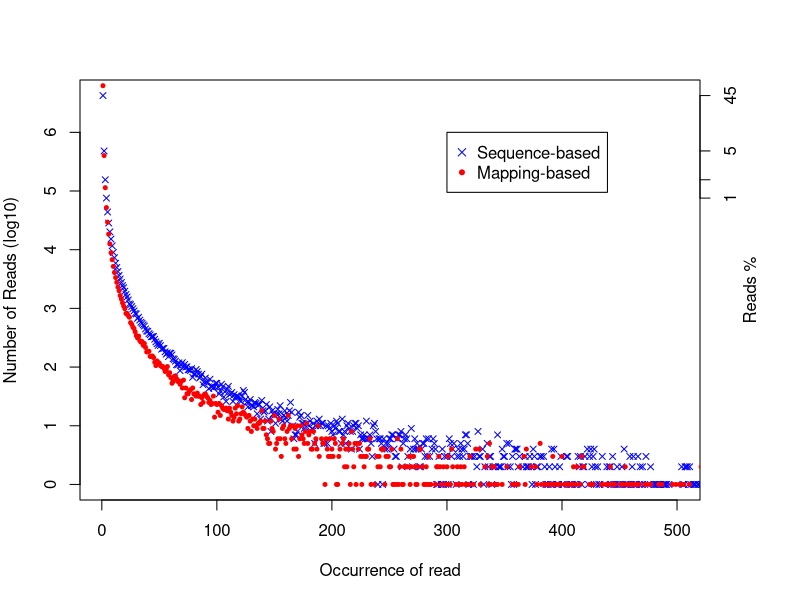

This figure's R source:
pdf('../out_GSE56087_nor/out_RSeQC/out.DupRate_plot.pdf')
par(mar=c(5,4,4,5),las=0)
seq_occ=c(1,2,3,4,5,6,7,8,9,10,11,12,13,14,15,16,17,18,19,20,21,22,23,24,25,26,27,28,29,30,31,32,33,34,35,36,37,38,39,40,41,42,43,44,45,46,47,48,49,50,51,52,53,54,55,56,57,58,59,60,61,62,63,64,65,66,67,68,69,70,71,72,73,74,75,76,77,78,79,80,81,82,83,84,85,86,87,88,89,90,91,92,93,94,95,96,97,98,99,100,101,102,103,104,105,106,107,108,109,110,111,112,113,114,115,116,117,118,119,120,121,122,123,124,125,126,127,128,129,130,131,132,133,134,135,136,137,138,139,140,141,142,143,144,145,146,147,148,149,150,151,152,153,154,155,156,157,158,159,160,161,162,163,164,165,166,167,168,169,170,171,172,173,174,175,176,177,178,179,180,181,182,183,184,185,186,187,188,189,191,192,193,194,195,196,197,198,199,200,201,202,203,204,205,206,207,209,210,211,212,213,214,215,216,217,218,219,220,221,222,223,224,225,226,227,228,229,230,231,232,233,234,237,239,240,241,242,243,244,245,246,247,249,250,251,252,253,254,256,257,258,259,260,261,262,263,264,265,266,267,268,269,270,271,272,273,274,275,276,277,279,280,281,282,283,284,285,286,290,291,292,293,294,295,297,299,300,301,302,303,304,305,308,309,311,312,313,315,316,317,318,319,320,323,325,328,329,333,335,336,337,338,339,341,342,343,344,348,352,357,359,360,362,363,367,368,369,373,377,378,381,382,385,386,389,390,392,393,395,397,398,400,402,403,405,407,408,409,410,412,413,416,417,418,419,424,425,426,427,434,435,438,439,440,442,443,444,445,446,451,452,453,455,456,457,458,459,461,463,465,466,467,472,473,476,477,484,487,496,499,502,505,506,511,521,522,524,525,529,533,546,547,552,556,560,563,569,575,576,578,579,582,584,595,599,602,605,608,631,632,641,642,645,658,664,669,672,679,683,684,689,695,702,706,712,730,732,735,737,753,758,763,770,776,778,780,788,796,802,824,825,829,835,836,860,869,876,884,892,895,896,902,909,920,961,963,1015,1033,1034,1035,1048,1071,1093,1115,1142,1153,1155,1156,1202,1208,1210,1211,1254,1257,1266,1284,1285,1307,1320,1368,1427,1456,1479,1485,1552,1553,1557,1585,1626,1651,1652,1656,1685,1783,1843,2118,2196,2199,2214,2224,2247,2370,2466,2486,2744,2767,2834,2883,3164,3365,3544,3670,5959,7070,7921)
seq_uniqRead=c(6225161,401134,113855,52175,29430,18486,12528,8848,6763,5187,4089,3350,2779,2313,1996,1652,1445,1244,1094,989,819,818,749,707,571,537,480,452,397,342,315,337,283,266,272,235,252,216,181,182,186,152,153,154,145,121,106,127,119,116,106,102,102,95,84,89,102,74,80,66,53,57,69,71,63,57,58,51,57,44,60,30,44,35,35,39,41,28,44,35,34,32,36,32,32,23,30,25,34,35,32,30,25,27,23,24,32,14,24,23,17,24,15,22,20,19,19,20,18,13,20,17,15,12,14,20,16,22,12,13,16,21,17,16,15,14,9,15,12,8,13,10,13,10,9,11,11,12,18,9,9,12,7,6,5,5,12,9,8,15,4,5,6,13,6,3,9,10,6,5,8,15,9,10,6,10,4,9,4,10,3,6,10,7,6,5,8,11,5,7,8,4,4,8,5,6,4,10,3,6,5,5,1,6,4,3,6,3,4,3,6,5,1,1,3,4,5,6,2,4,2,4,5,1,8,4,2,5,1,5,4,5,3,1,3,2,3,3,4,4,6,1,1,3,2,3,2,4,4,4,1,3,3,2,2,4,1,1,1,6,1,2,4,1,1,2,2,2,2,3,1,2,3,3,2,1,1,2,4,4,2,1,1,2,1,3,1,1,1,2,2,3,2,1,2,1,2,3,1,1,4,2,1,2,1,2,1,2,1,1,1,1,3,1,4,4,1,2,3,1,5,1,2,2,1,1,1,1,2,1,1,1,1,2,3,1,4,2,2,1,5,1,1,1,1,1,3,1,1,1,1,3,1,1,1,1,1,1,2,1,2,1,3,2,2,1,1,1,1,1,1,1,1,1,2,1,1,1,1,1,1,1,2,1,1,1,1,1,1,1,1,1,1,1,1,1,1,1,1,1,1,1,1,1,2,1,1,1,1,1,1,1,1,1,1,1,1,1,1,1,1,1,1,2,1,2,1,1,2,1,1,1,1,1,2,1,2,1,1,1,1,1,1,1,1,1,1,1,2,1,1,1,1,1,1,1,1,1,1,1,1,1,1,1,1,1,1,1,1,1,1,1,1,2,1,1,1,1,1,1,1,1,1,1,1,1,1,1,1,1,1,1,1,1,1,1,1,1,1,1,1,1,1,1,1,1,1,1,1,1,1,1,1,1,1,1,1,1,1,1,1,1,1,1,1,1,1,1,1,1,1,1,1,1,1)
pos_occ=c(1,2,3,4,5,6,7,8,9,10,11,12,13,14,15,16,17,18,19,20,21,22,23,24,25,26,27,28,29,30,31,32,33,34,35,36,37,38,39,40,41,42,43,44,45,46,47,48,49,50,51,52,53,54,55,56,57,58,59,60,61,62,63,64,65,66,67,68,69,70,71,72,73,74,75,76,77,78,79,80,81,82,83,84,85,86,87,88,89,90,91,92,93,94,95,96,97,98,99,100,101,102,103,104,105,106,107,108,109,110,111,112,113,114,115,116,117,118,119,120,121,122,123,124,125,126,127,128,129,130,131,132,133,134,135,136,137,138,139,140,141,142,143,144,145,146,147,148,149,150,151,152,153,154,155,156,157,158,159,160,161,162,163,164,165,166,167,168,169,170,171,172,173,174,175,176,177,178,179,180,181,182,183,184,185,186,187,188,189,190,191,192,193,194,195,196,197,198,199,200,201,202,203,204,205,206,207,208,209,210,211,212,213,214,215,216,217,218,219,220,221,222,223,224,225,226,227,228,229,230,231,232,233,234,235,236,237,238,239,240,241,242,243,244,245,246,247,248,249,250,251,252,253,254,255,256,257,258,259,260,261,262,263,264,265,266,268,269,270,271,272,273,274,275,276,277,278,279,280,281,282,283,284,285,287,288,289,290,291,292,293,295,296,297,298,299,300,301,302,303,304,305,306,308,309,310,311,312,313,314,315,316,317,318,319,320,321,322,323,324,326,327,328,329,331,332,333,335,336,337,338,339,340,342,344,345,346,347,348,349,350,352,353,354,355,356,357,358,359,360,361,362,363,366,368,369,370,371,372,373,374,375,376,377,378,379,381,382,384,385,386,387,388,389,390,391,393,394,396,397,398,399,400,401,404,405,407,408,409,411,413,414,415,416,417,418,419,420,422,423,424,425,426,427,428,429,430,431,432,433,435,437,439,441,442,443,444,445,446,447,448,449,452,453,454,455,456,457,459,460,461,462,463,464,465,466,467,468,469,470,472,473,475,477,480,481,482,483,484,485,486,488,489,490,491,493,504,505,506,507,508,509,510,511,512,514,515,516,518,519,521,522,523,524,527,528,529,530,534,535,538,540,542,543,544,545,546,547,551,553,555,556,560,561,562,563,568,570,573,575,576,577,580,581,582,583,585,589,591,593,597,598,599,603,604,606,607,608,609,610,612,613,619,620,621,622,624,628,633,634,637,641,642,646,647,652,653,655,657,662,663,665,666,670,673,676,677,680,682,683,684,685,686,689,692,696,702,703,704,705,707,709,713,721,722,725,727,729,733,739,741,742,745,748,750,752,757,758,766,777,778,784,786,791,794,796,801,804,805,808,809,810,816,817,819,823,827,834,842,843,851,855,858,861,864,866,870,879,885,888,894,905,907,908,923,928,933,937,950,959,961,970,973,987,989,996,999,1001,1007,1010,1014,1015,1016,1021,1025,1027,1051,1052,1059,1062,1065,1070,1082,1086,1104,1108,1117,1124,1125,1135,1138,1144,1154,1155,1159,1161,1162,1167,1172,1174,1178,1180,1182,1186,1207,1209,1230,1242,1250,1282,1289,1295,1297,1310,1315,1318,1332,1352,1356,1360,1379,1391,1392,1410,1421,1428,1447,1454,1456,1499,1502,1542,1566,1571,1584,1599,1600,1670,1686,1706,1718,1723,1740,1743,1914,1947,1978,2015,2058,2066,2074,2088,2170,2176,2208,2218,2220,2222,2250,2257,2294,2421,2466,2477,2597,2667,2736,2865,2874,2935,3009,3095,3156,3239,3366,3423,3659,3740,3928,4077,4147,4249,4950,5007,5011,5042,5460,7616,8106,9728,14759)
pos_uniqRead=c(4230426,481683,155432,75704,43891,28460,20176,15193,11638,8977,7297,5872,4977,4246,3654,3173,2761,2448,2252,1965,1729,1567,1390,1193,1154,1074,989,906,824,800,676,707,632,580,554,523,500,447,413,406,371,355,328,331,331,298,269,250,234,255,232,202,208,208,182,166,175,151,173,172,161,139,135,126,110,109,118,87,108,119,100,111,100,101,90,90,87,94,67,76,76,91,84,76,65,69,76,50,56,65,56,54,43,62,46,47,44,46,53,53,46,35,39,51,46,31,38,26,42,47,34,35,37,26,34,30,32,32,31,27,26,32,40,37,28,25,21,25,28,22,22,21,25,24,16,23,23,13,27,18,17,18,23,12,13,21,8,18,16,15,11,16,19,16,22,13,12,15,18,14,12,15,18,25,17,10,6,7,7,8,17,14,15,11,11,9,8,11,15,10,12,8,9,11,5,10,12,10,13,10,11,11,5,5,10,5,10,9,11,8,7,10,9,12,11,8,8,5,13,7,8,5,10,11,9,8,4,8,10,11,11,9,10,4,7,6,6,7,6,12,6,6,7,5,3,10,11,8,6,1,6,6,5,1,6,4,5,4,5,6,6,7,7,4,3,3,6,7,7,8,2,5,6,7,6,3,4,9,2,4,6,4,5,4,2,2,4,5,5,3,6,3,6,3,4,6,5,4,1,1,3,1,4,1,3,1,3,1,6,5,3,4,5,1,3,4,3,5,4,3,4,7,7,5,1,3,3,3,1,3,2,8,3,3,4,1,2,5,2,3,3,1,2,2,7,2,2,2,4,3,3,5,2,5,2,1,3,1,4,4,4,2,3,2,3,2,2,2,3,2,1,4,3,1,2,2,3,3,3,2,1,1,1,2,1,4,4,2,1,1,2,3,1,1,3,3,1,1,1,1,1,3,2,3,1,2,2,3,4,1,3,4,2,3,4,2,1,2,1,1,3,1,2,2,2,1,3,1,1,1,2,1,2,1,4,1,1,1,3,1,2,3,1,1,1,3,1,2,1,2,1,3,1,2,1,1,1,1,1,1,1,1,1,1,1,1,2,1,1,2,2,2,1,2,1,1,1,1,1,1,1,1,1,1,1,1,4,3,2,1,2,2,3,1,1,2,1,1,1,3,1,1,2,1,2,1,1,3,1,2,2,1,1,2,1,2,1,1,2,1,2,1,1,1,1,1,1,1,1,1,3,1,2,1,1,1,1,1,2,2,1,2,1,1,1,1,1,3,1,1,1,2,1,1,2,1,1,1,2,2,1,1,1,1,1,2,1,1,1,1,1,1,1,1,1,1,1,1,1,1,1,1,1,1,1,1,1,1,1,1,1,1,1,1,1,1,1,1,1,1,1,1,1,1,1,1,1,1,1,1,1,1,2,1,1,1,1,1,2,1,1,2,1,1,1,1,1,1,1,1,1,1,1,1,1,2,1,1,1,1,1,1,1,1,1,1,1,1,1,1,1,1,1,1,1,1,1,1,1,1,1,1,1,1,1,1,1,1,1,1,1,1,1,1,1,1,1,1,1,1,1,1,1,2,1,1,1,1,1,1,1,1,1,1,1,1,1,1,1,1,1,1,1,1,1,1,1,2,1,1,1,2,1,1,1,1,1,1,1,1,1,1,1,1,1,1,1,1,1,1,1,1,1,1,1,1,1,1,1,1,1,1,1,1,1,1,1,1,1,1,1,1,1,1,1,1,1,1,1,1,1)
plot(pos_occ,log10(pos_uniqRead),ylab='Number of Reads (log10)',xlab='Occurrence of read',pch=4,cex=0.8,col='blue',xlim=c(1,500),yaxt='n')
points(seq_occ,log10(seq_uniqRead),pch=20,cex=0.8,col='red')
ym=floor(max(log10(pos_uniqRead)))
legend(300,ym,legend=c('Sequence-based','Mapping-based'),col=c('blue','red'),pch=c(4,20))
axis(side=2,at=0:ym,labels=0:ym)
axis(side=4,at=c(log10(pos_uniqRead[1]),log10(pos_uniqRead[2]),log10(pos_uniqRead[3]),log10(pos_uniqRead[4])), labels=c(round(pos_uniqRead[1]*100/sum(pos_uniqRead*pos_occ)),round(pos_uniqRead[2]*100/sum(pos_uniqRead*pos_occ)),round(pos_uniqRead[3]*100/sum(pos_uniqRead*pos_occ)),round(pos_uniqRead[4]*100/sum(pos_uniqRead*pos_occ))))
mtext(4, text = "Reads %", line = 2)
dev.off()
